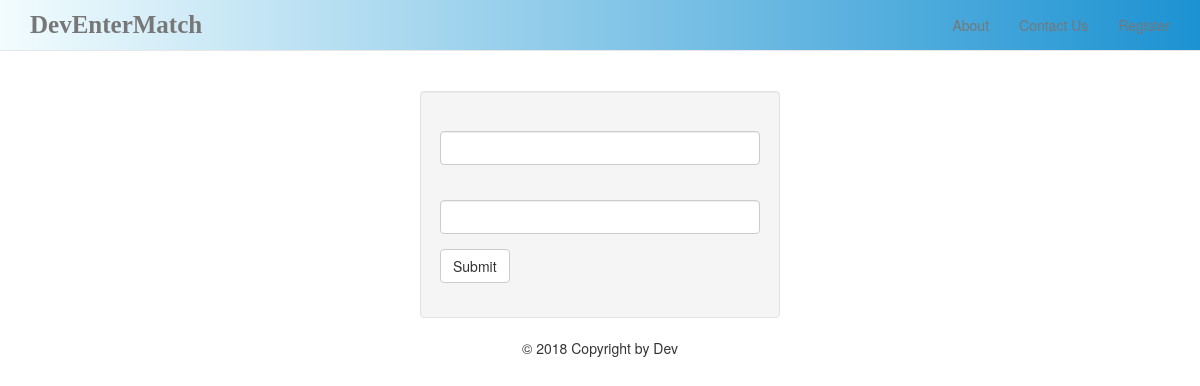
The page /question.php?id=12 on the database as committed earlier.
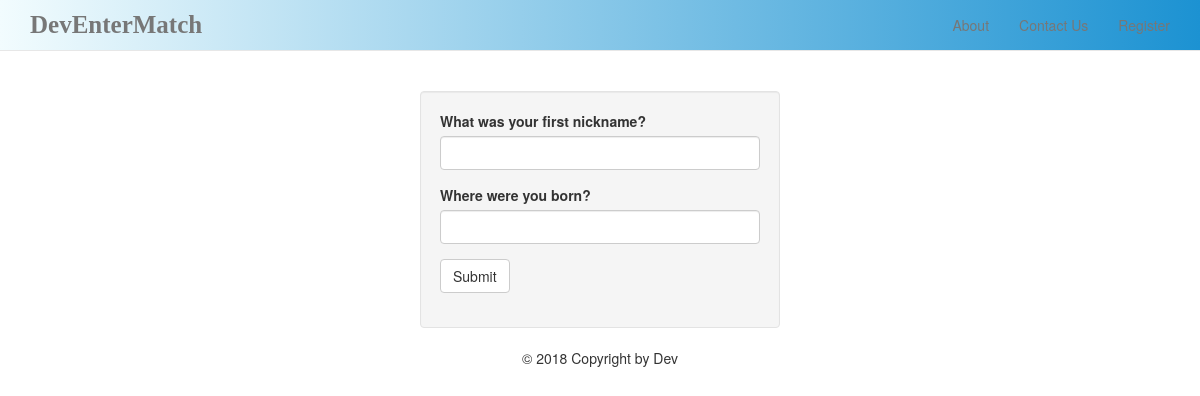
The same page on the database as committed later.
### tables this page shows
CREATE TABLE `securityqa` (
  `id` int(11) NOT NULL,
  `uid` int(11) NOT NULL,
  `question1` varchar(50) NOT NULL,
  `answer1` varchar(50) NOT NULL,
  `question2` varchar(50) NOT NULL,
  `answer2` varchar(50) NOT NULL
);

### question.php (the view, shortened to what this page needs)
<?php
	include 'layout/header.php';
	$id = $_GET['id'];
	$query = "SELECT * FROM securityqa where uid = '$id'";
	$result = mysqli_query($conn, $query);
	$row = mysqli_fetch_assoc($result);
?>
<div class="container">
	<div class="row">
		<div class="margin"></div>
		<form method="post" action="">
			<div class="col-md-4 col-md-offset-4">
				<div class="well">
					<div class="form-group">
						<label><?php echo $row['question1'] ?></label>
						<input type="text" name="ans1" class="form-control" required>
					</div>
					<div class="form-group">
						<label><?php echo $row['question2'] ?></label>
						<input type="text" name="ans2" class="form-control" required>
					</div>
					<div class="text form-group">
						<input type="submit" name="submit" value="Submit" class="btn btn-default">
					</div>
				</div>
			</div>
		</form>
	</div>
</div>
<?php
	include 'layout/footer.php';
?>

### layout/header.php (shortened to what this page needs)
<!DOCTYPE html>
<html lang="en">
<head>
  <link rel="stylesheet" href="https://maxcdn.bootstrapcdn.com/bootstrap/3.3.7/css/bootstrap.min.css">
  <link rel="stylesheet" type="text/css" href="css/style.css">
</head>
<body>
    <nav class="navbar navbar-default navbar-static-top" role="navigation">
      <div class='container'>
        <div class="navbar-header">
          <a href="index.php" class="navbar-brand">DevEnterMatch</a>
        </div>
        <ul class="nav navbar-nav navbar-right">
          <li><a href="about.php">About</a></li>
          <li><a href="contact.php">Contact Us</a></li>
          <?php
            if (!isset($_SESSION['name'])) {
          ?>
              <li><a href="register.php">Register</a></li>
          <?php
            } else {
          ?>
              <li><a href="profile.php?id=<?php echo($_SESSION['id']) ?>">Profile</a></li>
              <li><a href="logout.php">Logout</a></li>
          <?php
            }
          ?>
        </ul>
      </div>
    </nav>

### layout/footer.php
  <footer>
    <p class="text-center">&copy; 2018 Copyright by Dev<p>
    </footer>
  </body>
</html>

### css/style.css (style rules this page uses)
.navbar { background: #1c92d2; background: -webkit-linear-gradient(to right, #f2fcfe, #1c92d2); background: linear-gradient(to right, #f2fcfe, #1c92d2); }
.navbar-brand { font-family: 'Amatic SC', cursive; font-weight: bold; font-size: 25px; }
.navbar { margin-bottom: 0px; }
.well { padding-bottom: -7px !important; }

### layout/header.php (style rules this page uses)
.margin { height: 40px; }

Rows that differ between the two databases and show on the page:
added securityqa: question1 "What was your first nickname?", question2 "Where were you born?"
